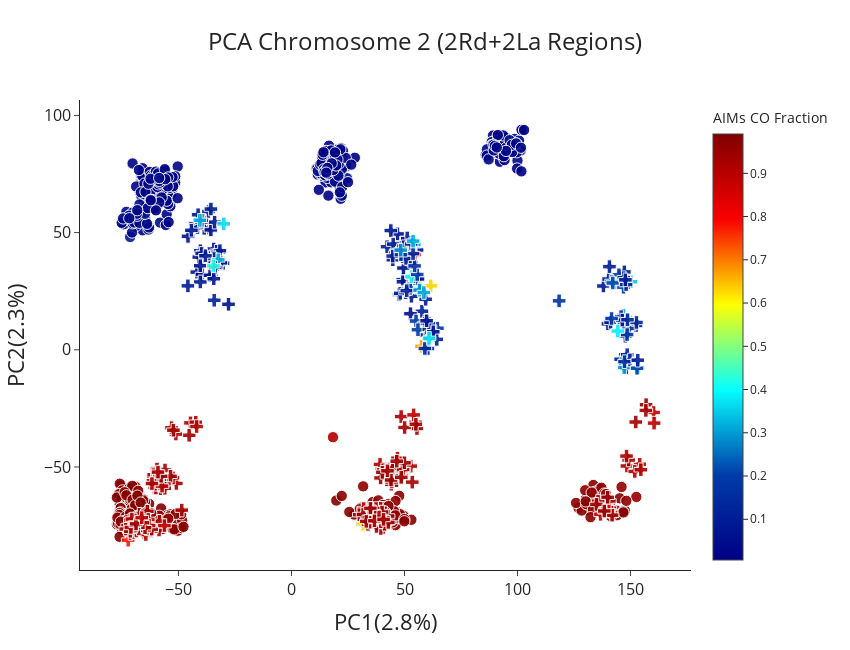

This figure's notebook cell:
### Code cell
pca_chrom2 = plot_coords(pd.read_csv('../Data/Final/pca_outputs/chr2_pca.csv'), x='PC1', y='PC2', title="PCA Chromosome 2 (2Rd+2La Regions)",
            color='aim_species_fraction_colu_no2l_x',symbol='pca_pops', symbol_map=pca_symbols_map, color_continuous_scale='jet', slug = 'pca',
            show=True, titlex='PC1(2.8%)', titley='PC2(2.3%)')

### Figure 1 — Plotly figure (JSON) as saved in the notebook; plotly's stock layout.template omitted (floating-point values rounded to 4 significant figures; data arrays with more than 128 entries replaced by an {"elided": "..."} marker saying what was removed)
{"data": [{"customdata": {"elided": "449x1 str values"}, "hovertemplate": "<b>%{hovertext}</b><br><br>pca_pops=%{customdata[0]}<br>PC1=%{x}<br>PC2=%{y}<br>size=%{marker.size}<br>aim_species_fraction_colu_no2l_x=%{marker.color}<extra></extra>", "hovertext": {"elided": "449 str values"}, "legendgroup": "An.gam", "marker": {"color": {"elided": "449 float values"}, "coloraxis": "coloraxis", "opacity": 0.9, "size": {"elided": "449 int values"}, "sizemode": "area", "sizeref": 0.125, "symbol": "circle"}, "mode": "markers", "name": "An.gam", "orientation": "v", "showlegend": true, "type": "scatter", "x": {"elided": "449 float values"}, "xaxis": "x", "y": {"elided": "449 float values"}, "yaxis": "y"}, {"customdata": {"elided": "374x1 str values"}, "hovertemplate": "<b>%{hovertext}</b><br><br>pca_pops=%{customdata[0]}<br>PC1=%{x}<br>PC2=%{y}<br>size=%{marker.size}<br>aim_species_fraction_colu_no2l_x=%{marker.color}<extra></extra>", "hovertext": {"elided": "374 str values"}, "legendgroup": "An.col", "marker": {"color": {"elided": "374 float values"}, "coloraxis": "coloraxis", "opacity": 0.9, "size": {"elided": "374 int values"}, "sizemode": "area", "sizeref": 0.125, "symbol": "circle"}, "mode": "markers", "name": "An.col", "orientation": "v", "showlegend": true, "type": "scatter", "x": {"elided": "374 float values"}, "xaxis": "x", "y": {"elided": "374 float values"}, "yaxis": "y"}, {"customdata": [["gcx1-GM"], ["gcx1-GM"], ["gcx1-GM"], ["gcx1-GM"], ["gcx1-GM"], ["gcx1-GM"], ["gcx1-GM"], ["gcx1-GM"], ["gcx1-GM"], ["gcx1-GM"], ["gcx1-GM"], ["gcx1-GM"], ["gcx1-GM"], ["gcx1-GM"], ["gcx1-GM"], ["gcx1-GM"], ["gcx1-GM"], ["gcx1-GM"], ["gcx1-GM"], ["gcx1-GM"], ["gcx1-GM"], ["gcx1-GM"], ["gcx1-GM"], ["gcx1-GM"], ["gcx1-GM"], ["gcx1-GM"], ["gcx1-GM"], ["gcx1-GM"], ["gcx1-GM"], ["gcx1-GM"], ["gcx1-GM"], ["gcx1-GM"], ["gcx1-GM"], ["gcx1-GM"], ["gcx1-GM"], ["gcx1-GM"], ["gcx1-GM"], ["gcx1-GM"], ["gcx1-GM"], ["gcx1-GM"], ["gcx1-GM"], ["gcx1-GM"], ["gcx1-GM"], ["gcx1-GM"], ["gcx1-GM"], ["gcx1-GM"], ["gcx1-GM"], ["gcx1-GM"], ["gcx1-GM"], ["gcx1-GM"], ["gcx1-GM"], ["gcx1-GM"], ["gcx1-GM"], ["gcx1-GM"], ["gcx1-GM"], ["gcx1-GM"], ["gcx1-GM"], ["gcx1-GM"], ["gcx1-GM"], ["gcx1-GM"], ["gcx1-GM"], ["gcx1-GM"], ["gcx1-GM"], ["gcx1-GM"], ["gcx1-GM"], ["gcx1-GM"], ["gcx1-GM"], ["gcx1-GM"], ["gcx1-GM"], ["gcx1-GM"], ["gcx1-GM"], ["gcx1-GM"], ["gcx1-GM"], ["gcx1-GM"], ["gcx1-GM"], ["gcx1-GM"], ["gcx1-GM"]], "hovertemplate": "<b>%{hovertext}</b><br><br>pca_pops=%{customdata[0]}<br>PC1=%{x}<br>PC2=%{y}<br>size=%{marker.size}<br>aim_species_fraction_colu_no2l_x=%{marker.color}<extra></extra>", "hovertext": ["AG0147-C", "AG0159-C", "AG0232-C", "AG0129-C", "AG0153-C", "AG0163-C", "AG0229-C", "AG0230-C", "AG0098-C", "AG0104-C", "AG0106-C", "AG0120-C", "AG0136-C", "AG0141-C", "AG0145-C", "AG0148-C", "AG0172-C", "AG0179-C", "AG0223-C", "AG0118-C", "AG0119-C", "AG0121-C", "AG0133-C", "AG0134-C", "AG0138-C", "AG0227-C", "AG0231-C", "AG0102-C", "AG0108-C", "AG0123-C", "AG0128-C", "AG0137-C", "AG0139-C", "AG0143-C", "AG0162-C", "AG0170-C", "AG0181-C", "AG0085-C", "AG0096-C", "AG0126-C", "AG0152-C", "AG0183-C", "AG0208-C", "AG0214-C", "AG0226-C", "AG0127-C", "AG0144-C", "AG0156-C", "AG0206-C", "AG0221-C", "AG0082-C", "AG0097-C", "AG0100-C", "AG0109-C", "AG0124-C", "AG0142-C", "AG0146-C", "AG0169-C", "AG0178-C", "AG0195-C", "AG0089-C", "AG0111-C", "AG0125-C", "AG0197-C", "AG0202-C", "AG0203-C", "AG0204-C", "AG0263-C", "AG0442-CW", "AG0445-CW", "AG0446-CW", "AG0448-CW", "AG0450-CW", "AG0454-CW", "AG0455-CW", "AG0456-CW", "AG0460-CW"], "legendgroup": "gcx1-GM", "marker": {"color": [0.1425, 0.06468, 0.09835, 0.06291, 0.08251, 0.07488, 0.06374, 0.1031, 0.07184, 0.06606, 0.05638, 0.1044, 0.06811, 0.08685, 0.05882, 0.07438, 0.1085, 0.06816, 0.06395, 0.117, 0.06623, 0.09227, 0.04793, 0.06473, 0.06473, 0.1007, 0.07845, 0.07036, 0.08595, 0.0745, 0.06131, 0.09279, 0.07578, 0.08043, 0.08155, 0.09884, 0.1199, 0.08079, 0.1039, 0.093, 0.07654, 0.09587, 0.04942, 0.2738, 0.1105, 0.1206, 0.0596, 0.08292, 0.1413, 0.08721, 0.06606, 0.09669, 0.1148, 0.06106, 0.06281, 0.06323, 0.04707, 0.09001, 0.07781, 0.3242, 0.05367, 0.04884, 0.06023, 0.08099, 0.07686, 0.04975, 0.1294, 0.05399, 0.0952, 0.06705, 0.07825, 0.08424, 0.05224, 0.1019, 0.067, 0.09008, 0.06468], "coloraxis": "coloraxis", "opacity": 0.9, "size": [8, 8, 8, 8, 8, 8, 8, 8, 8, 8, 8, 8, 8, 8, 8, 8, 8, 8, 8, 8, 8, 8, 8, 8, 8, 8, 8, 8, 8, 8, 8, 8, 8, 8, 8, 8, 8, 8, 8, 8, 8, 8, 8, 8, 8, 8, 8, 8, 8, 8, 8, 8, 8, 8, 8, 8, 8, 8, 8, 8, 8, 8, 8, 8, 8, 8, 8, 8, 8, 8, 8, 8, 8, 8, 8, 8, 8], "sizemode": "area", "sizeref": 0.125, "symbol": "cross"}, "mode": "markers", "name": "gcx1-GM", "orientation": "v", "showlegend": true, "type": "scatter", "x": [-34.17, -39.33, 52.05, -34.37, -32.05, -41.88, 49.96, 55.06, -36.48, -40.28, -33.1, 57.71, 52.99, 53.07, -39.59, -27.84, 53.54, 49.21, -36.77, -34.17, -40.99, 47.6, 49.54, 49.55, -45.77, -31.65, -34.49, -38.57, -40.31, 47.94, 49.94, -39.73, 49.32, -33.5, -38.57, 51.21, -35.39, -34.62, -42.47, -30.24, -33.98, -45.81, 45.75, 52.8, -32.76, -34.22, -40.34, -31.24, 57.77, -41.57, 51.75, -38.05, 42.29, 59.17, -34.2, 60.61, -35.66, 49.21, -34.0, -32.4, 55.57, 46.9, -36.04, 46.01, -33.74, 55.97, 48.1, 52.64, -34.37, -39.84, 43.94, -41.29, 54.02, 45.01, 49.61, -36.72, 44.84], "xaxis": "x", "y": [36.71, 39.13, 28.66, 42.98, 41.61, 33.14, 45.09, 29.63, 51.95, 42.25, 42.04, 16.42, 37.08, 22.82, 32.13, 19.41, 46.01, 29.94, 39.33, 21.13, 39.54, 23.6, 34.87, 41.71, 48.39, 42.28, 37.5, 54.47, 28.94, 41.99, 39.54, 41.12, 29.0, 34.92, 51.83, 47.73, 31.73, 39.62, 53.72, 36.88, 37.35, 27.27, 43.44, 27.3, 36.47, 38.91, 35.86, 37.11, 25.06, 52.15, 26.56, 40.1, 43.99, 12.19, 35.52, 8.057, 51.14, 45.43, 54.45, 38.37, 42.56, 49.44, 31.77, 41.25, 35.12, 30.22, 24.09, 15.4, 30.3, 54.5, 50.86, 57.62, 44.97, 45.09, 43.97, 58.97, 38.42], "yaxis": "y"}, {"customdata": {"elided": "197x1 str values"}, "hovertemplate": "<b>%{hovertext}</b><br><br>pca_pops=%{customdata[0]}<br>PC1=%{x}<br>PC2=%{y}<br>size=%{marker.size}<br>aim_species_fraction_colu_no2l_x=%{marker.color}<extra></extra>", "hovertext": {"elided": "197 str values"}, "legendgroup": "gcx2", "marker": {"color": {"elided": "197 float values"}, "coloraxis": "coloraxis", "opacity": 0.9, "size": {"elided": "197 int values"}, "sizemode": "area", "sizeref": 0.125, "symbol": "cross"}, "mode": "markers", "name": "gcx2", "orientation": "v", "showlegend": true, "type": "scatter", "x": {"elided": "197 float values"}, "xaxis": "x", "y": {"elided": "197 float values"}, "yaxis": "y"}, {"customdata": [["gcx1-GW"], ["gcx1-GW"], ["gcx1-GW"], ["gcx1-GW"], ["gcx1-GW"], ["gcx1-GW"], ["gcx1-GW"], ["gcx1-GW"], ["gcx1-GW"], ["gcx1-GW"], ["gcx1-GW"], ["gcx1-GW"], ["gcx1-GW"], ["gcx1-GW"], ["gcx1-GW"], ["gcx1-GW"], ["gcx1-GW"], ["gcx1-GW"], ["gcx1-GW"], ["gcx1-GW"], ["gcx1-GW"], ["gcx1-GW"], ["gcx1-GW"], ["gcx1-GW"], ["gcx1-GW"], ["gcx1-GW"], ["gcx1-GW"], ["gcx1-GW"], ["gcx1-GW"], ["gcx1-GW"], ["gcx1-GW"], ["gcx1-GW"], ["gcx1-GW"], ["gcx1-GW"], ["gcx1-GW"], ["gcx1-GW"], ["gcx1-GW"], ["gcx1-GW"], ["gcx1-GW"], ["gcx1-GW"], ["gcx1-GW"], ["gcx1-GW"], ["gcx1-GW"], ["gcx1-GW"], ["gcx1-GW"], ["gcx1-GW"], ["gcx1-GW"], ["gcx1-GW"], ["gcx1-GW"], ["gcx1-GW"], ["gcx1-GW"], ["gcx1-GW"], ["gcx1-GW"], ["gcx1-GW"], ["gcx1-GW"], ["gcx1-GW"], ["gcx1-GW"], ["gcx1-GW"], ["gcx1-GW"], ["gcx1-GW"], ["gcx1-GW"], ["gcx1-GW"], ["gcx1-GW"], ["gcx1-GW"], ["gcx1-GW"], ["gcx1-GW"], ["gcx1-GW"], ["gcx1-GW"], ["gcx1-GW"], ["gcx1-GW"], ["gcx1-GW"], ["gcx1-GW"], ["gcx1-GW"], ["gcx1-GW"], ["gcx1-GW"], ["gcx1-GW"], ["gcx1-GW"], ["gcx1-GW"], ["gcx1-GW"], ["gcx1-GW"], ["gcx1-GW"], ["gcx1-GW"], ["gcx1-GW"], ["gcx1-GW"], ["gcx1-GW"], ["gcx1-GW"], ["gcx1-GW"], ["gcx1-GW"], ["gcx1-GW"], ["gcx1-GW"], ["gcx1-GW"], ["gcx1-GW"], ["gcx1-GW"]], "hovertemplate": "<b>%{hovertext}</b><br><br>pca_pops=%{customdata[0]}<br>PC1=%{x}<br>PC2=%{y}<br>size=%{marker.size}<br>aim_species_fraction_colu_no2l_x=%{marker.color}<extra></extra>", "hovertext": ["AJ0023-C", "AJ0024-C", "AJ0032-C", "AJ0035-C", "AJ0036-C", "AJ0037-C", "AJ0039-C", "AJ0043-C", "AJ0044-C", "AJ0045-C", "AJ0047-C", "AJ0051-C", "AJ0052-C", "AJ0056-C", "AJ0059-C", "AJ0061-C", "AJ0063-C", "AJ0064-C", "AJ0066-C", "AJ0071-C", "AJ0072-C", "AJ0074-C", "AJ0075-C", "AJ0076-C", "AJ0077-C", "AJ0078-C", "AJ0079-C", "AJ0081-C", "AJ0084-C", "AJ0085-C", "AJ0086-C", "AJ0088-C", "AJ0090-C", "AJ0092-C", "AJ0093-C", "AJ0095-C", "AJ0096-C", "AJ0097-C", "AJ0098-C", "AJ0100-C", "AJ0102-C", "AJ0103-C", "AJ0105-C", "AJ0107-C", "AJ0109-C", "AJ0113-C", "AJ0115-C", "AJ0116-C", "AJ0099-C", "AJ0117-C", "AJ0070-Cx", "AJ0101-Cx", "AJ0128-C", "AJ0129-C", "AJ0130-C", "AJ0131-C", "AJ0132-C", "AJ0133-C", "AJ0134-C", "AJ0135-C", "AJ0136-C", "AJ0137-C", "AJ0138-C", "AJ0139-C", "AJ0140-C", "AJ0141-C", "AJ0142-C", "AJ0143-C", "AJ0144-C", "AJ0145-C", "AJ0146-C", "AJ0147-C", "AJ0148-C", "AJ0149-C", "AJ0150-C", "AJ0151-C", "AJ0152-C", "AJ0153-C", "AJ0154-C", "AJ0155-C", "AJ0156-C", "AJ0157-C", "AJ0158-C", "AJ0159-C", "AJ0161-C", "AJ0028-C", "AJ0038-C", "AJ0049-C", "AJ0060-C", "AJ0068-C", "AJ0080-C", "AJ0087-C", "AJ0119-C"], "legendgroup": "gcx1-GW", "marker": {"color": [0.07019, 0.4225, 0.3648, 0.1091, 0.1039, 0.6678, 0.08168, 0.1794, 0.1196, 0.1142, 0.2709, 0.1675, 0.3455, 0.07877, 0.08993, 0.09098, 0.1232, 0.4047, 0.3105, 0.09867, 0.09204, 0.422, 0.3921, 0.1627, 0.5491, 0.4295, 0.8198, 0.1264, 0.172, 0.09603, 0.2045, 0.1346, 0.6303, 0.1104, 0.4136, 0.2153, 0.116, 0.09917, 0.1678, 0.1245, 0.3163, 0.1702, 0.171, 0.09347, 0.2967, 0.08182, 0.3295, 0.28, 0.1181, 0.08678, 0.1737, 0.3841, 0.1143, 0.3055, 0.1146, 0.09401, 0.1793, 0.09331, 0.1114, 0.205, 0.135, 0.1312, 0.09587, 0.1227, 0.08685, 0.2312, 0.1266, 0.1974, 0.1947, 0.09378, 0.1508, 0.3275, 0.2231, 0.17, 0.1553, 0.1184, 0.1495, 0.2242, 0.1426, 0.08678, 0.1563, 0.135, 0.3237, 0.1118, 0.1628, 0.1181, 0.07616, 0.07226, 0.1301, 0.3157, 0.2844, 0.37, 0.1388], "coloraxis": "coloraxis", "opacity": 0.9, "size": [8, 8, 8, 8, 8, 8, 8, 8, 8, 8, 8, 8, 8, 8, 8, 8, 8, 8, 8, 8, 8, 8, 8, 8, 8, 8, 8, 8, 8, 8, 8, 8, 8, 8, 8, 8, 8, 8, 8, 8, 8, 8, 8, 8, 8, 8, 8, 8, 8, 8, 8, 8, 8, 8, 8, 8, 8, 8, 8, 8, 8, 8, 8, 8, 8, 8, 8, 8, 8, 8, 8, 8, 8, 8, 8, 8, 8, 8, 8, 8, 8, 8, 8, 8, 8, 8, 8, 8, 8, 8, 8, 8, 8], "sizemode": "area", "sizeref": 0.125, "symbol": "cross"}, "mode": "markers", "name": "gcx1-GW", "orientation": "v", "showlegend": true, "type": "scatter", "x": [140.0, 149.9, -29.95, 52.5, 147.7, 57.5, 138.0, 55.1, 50.5, -39.66, 51.8, 52.54, 150.1, 152.4, 147.1, 147.3, 47.56, 57.2, 146.9, 148.1, 141.2, -34.56, 53.08, 49.15, 58.42, 56.95, 54.53, 51.0, 64.55, 145.6, 148.1, 149.3, 61.58, 59.36, 54.05, 61.26, 145.8, 44.78, 146.8, 148.0, 143.1, 55.62, 118.4, 140.3, 147.2, 58.87, 148.0, 56.67, 147.1, 50.68, 148.5, 144.3, 148.5, 54.35, 149.7, 59.45, 144.9, 140.7, 52.95, 55.96, 153.2, 61.34, -44.27, 147.0, 146.3, 141.6, 60.76, 141.6, 146.9, -35.64, 147.3, -40.52, 142.1, 60.35, 54.46, 148.0, 61.96, 152.8, 59.0, 147.7, 60.78, 53.79, 53.81, 153.2, 48.42, 64.26, 62.75, 59.79, 152.6, 58.56, 48.31, 60.85, 148.6], "xaxis": "x", "y": [11.07, 11.95, 53.75, 38.99, 5.785, 1.507, 27.21, 12.26, 24.36, 55.23, 26.03, 26.24, 29.04, 10.36, 31.12, 33.23, 42.39, 25.58, 14.74, 10.94, 11.73, 35.82, 31.23, 39.8, 7.97, 26.11, 40.62, 25.23, 9.193, -4.025, -7.869, 9.108, 27.25, 21.55, 44.4, 9.642, 14.14, 39.98, 11.28, -7.712, 28.65, 32.13, 20.88, 30.18, -7.576, 11.22, -3.549, 25.47, 11.44, 39.0, 6.489, 7.994, -2.096, 45.0, -4.35, 6.318, 31.98, 35.48, 45.14, 8.57, -7.623, 6.993, 50.97, 30.74, 12.66, 29.13, 8.69, 13.36, 26.68, 60.05, -5.074, 55.22, 28.5, 0.5305, 35.79, 27.82, 7.388, -7.899, 0.5551, 29.84, 11.2, 41.04, 46.37, -4.451, 40.58, 4.439, 7.69, 12.39, 11.67, 24.42, 42.53, 4.863, 12.81], "yaxis": "y"}], "layout": {"coloraxis": {"colorbar": {"title": {"text": "AIMs CO Fraction"}}, "colorscale": [[0, "rgb(0,0,131)"], [0.2, "rgb(0,60,170)"], [0.4, "rgb(5,255,255)"], [0.6, "rgb(255,255,0)"], [0.8, "rgb(250,0,0)"], [1, "rgb(128,0,0)"]]}, "height": 650, "legend": {"itemsizing": "constant", "orientation": "h", "title": {"text": "pca_pops"}, "tracegroupgap": 0}, "showlegend": false, "title": {"font": {"size": 24}, "text": "PCA Chromosome 2 (2Rd+2La Regions)", "x": 0.5}, "width": 850, "xaxis": {"anchor": "y", "autorange": true, "domain": [0, 1], "range": [-93.61, 176.8], "tickfont": {"size": 16}, "tickmode": "array", "tickvals": [-150, -100, -50, 0, 50, 100, 150, 200], "title": {"font": {"size": 22}, "text": "PC1(2.8%)"}, "type": "linear"}, "yaxis": {"anchor": "x", "autorange": true, "domain": [0, 1], "range": [-93.96, 106.6], "tickfont": {"size": 16}, "title": {"font": {"size": 22}, "text": "PC2(2.3%)"}, "type": "linear"}}}
